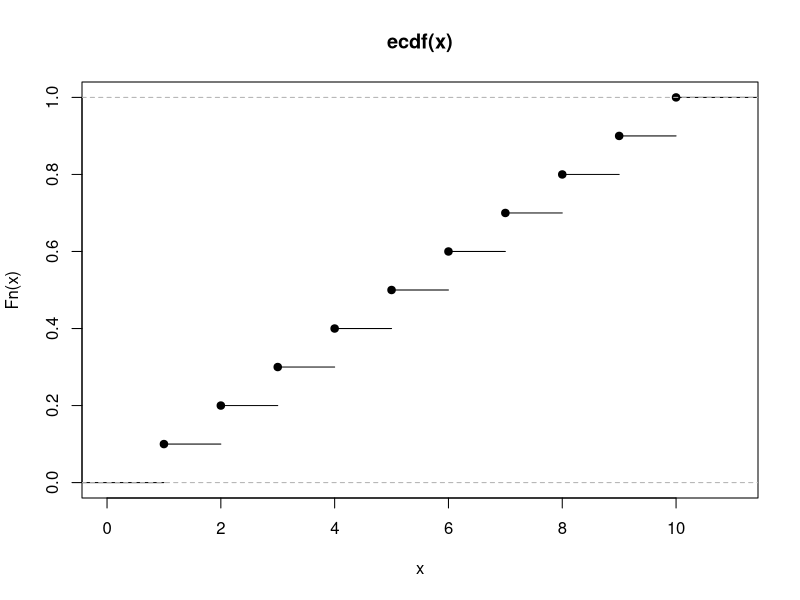

This chart was generated by the following R code:
## ---- chunk 1
cv <- lapply(mtcars, function(x) sd(x)/mean(x))
data.frame(cv)
## ---- chunk 2
integrate(function(x) x^2 - x, 0, 10)
integrate(function(x) sin(x) + cos(x), -pi, pi)
integrate(function(x) exp(x)/x, 10, 20)
## ---- chunk 3
x <- c(1:10)
y <- c(11:20)

approx(x, y)
approxfun(x, y)
## ---- chunk 4
x <- c(1:10)
ecdf(x)
plot(ecdf(x))
## ---- chunk 5
x <- c(1:10)
y <- runif(10)

fit <- lm(y ~ x)
summary(fit)

my_summary <- list(
    resid_min = function(x) min(x$residuals),
    resid_median = function(x) median(x$residuals),
    resid_max = function(x) max(x$residuals),
    resid_se = function(x) sd(x$residuals)/length(x$residuals),
    resid_df = function(x) x$df.residual
)

lapply(my_summary, function(f) f(fit))
